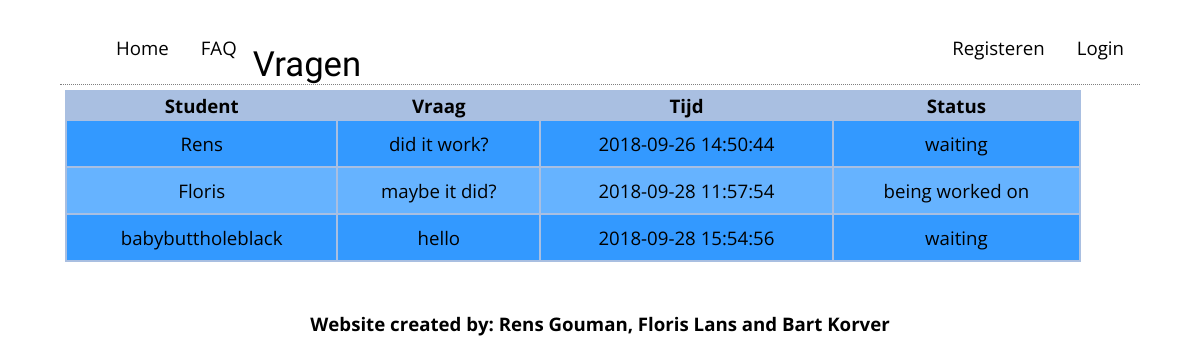
Before: / with the older database file.
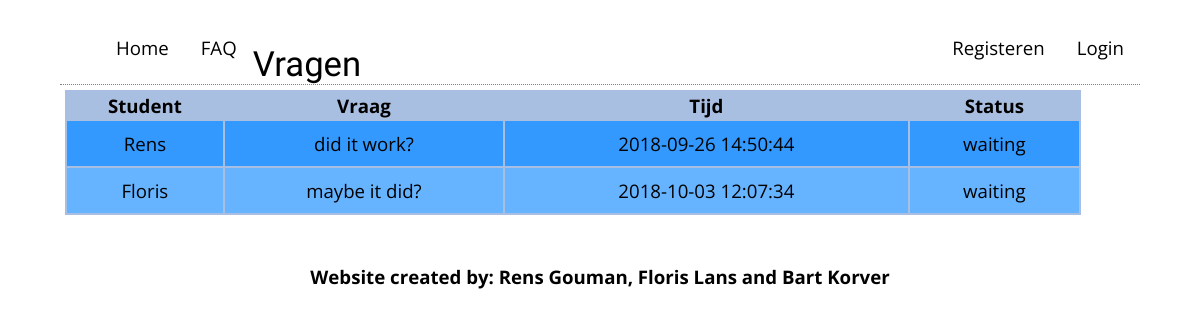
After: the same page with the newer database file.
### tables this page shows
CREATE TABLE IF NOT EXISTS `questions` (
  `question_id` int(60) NOT NULL,
  `student_id` int(60) NOT NULL,
  `question_text` varchar(10000) NOT NULL,
  `time_stamp` datetime DEFAULT CURRENT_TIMESTAMP ON UPDATE CURRENT_TIMESTAMP,
  `progress_id` int(60) NOT NULL
);

CREATE TABLE IF NOT EXISTS `students` (
  `student_id` int(60) NOT NULL,
  `student_name` varchar(180) NOT NULL,
  `student_password` varchar(180) NOT NULL,
  `power_lvl` int(60) NOT NULL
);

CREATE TABLE IF NOT EXISTS `progress` (
  `progress_id` int(60) NOT NULL,
  `status` varchar(255) DEFAULT NULL
);

### core/core.php (called while the page is built, shortened)
<?php
function render($filename, $data = null)
{
	require(ROOT . 'view/templates/header.php');
	require(ROOT . 'view/' . $filename . '.php');
	require(ROOT . 'view/templates/footer.php');
}

### controller/webappController.php (called while the page is built, shortened)
<?php
require(ROOT . "model/webappModel.php");
function index()
{
	$allQuestions = generateQuestions();
	render("webapp/index", array(
		'questions' => $allQuestions)
	);
	exit();
}

### public/index.php (called while the page is built, shortened)
<?php
require(ROOT . "core/core.php");
route();

### model/webappModel.php (called while the page is built, shortened)
<?php
function generateQuestions()
{
	$db = openDatabaseConnection();
	$sql = "SELECT * FROM `questions`
		JOIN `students` ON `questions`.`student_id` = `students`.`student_id`
		JOIN `progress` ON `questions`.`progress_id` = `progress`.`progress_id`
		ORDER BY `questions`.`time_stamp` ASC";
	$query = $db->prepare($sql);
	$query->execute();
	return $query->fetchAll();
}

### view/webapp/index.php (the view, shortened to what this page needs)
<h1>Vragen</h1>
<table id="myTable">
	<thead>
		<tr>
			<th colspan="1">Student</th>
			<th colspan="5">Vraag</th>
			<th colspan="2">Tijd</th>
			<th colspan="1">Status</th>
		</tr>
	</thead>
	<tbody>
<?php
foreach ($questions as $question) {
	if ($question["progress_id"] == 3) {
	} else {
?>
		<tr>
			<td colspan="1"><?= $question["student_name"] ?></td>
			<td colspan="5"><?= $question["question_text"] ?></td>
			<td colspan="2"><?= $question["time_stamp"] ?></td>
			<td colspan="1"><?= $question["status"] ?></td>
		</tr>
<?php
		}
	}
?>
	</tbody>
</table>

Changed rows visible on the page:
no longer on this page (row edited): questions: student.student_name "babybuttholeblack", question_text "hello", time_stamp "2018-09-28 15:54:56", progress.status "waiting"
changed questions "maybe it did?": time_stamp "2018-09-28 11:57:54" → "2018-10-03 12:07:34"; progress.status "being worked on" → "waiting"
